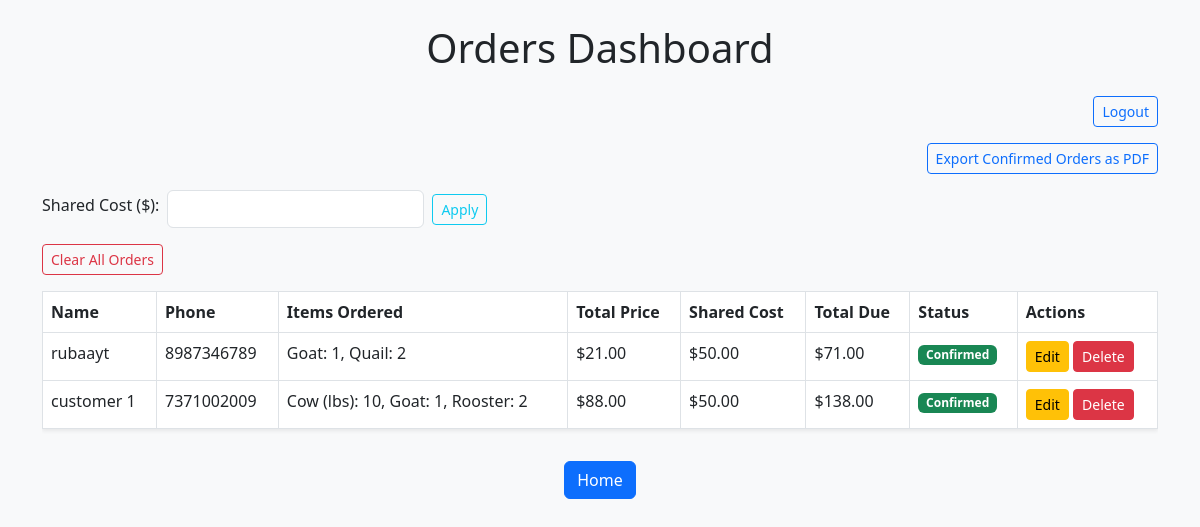
/dashboard (signed in), run on an earlier commit of the app's database.
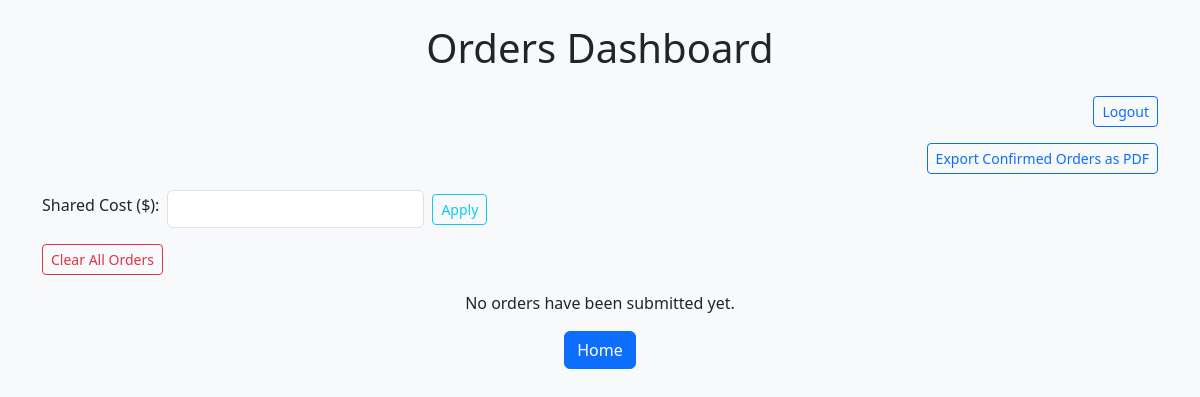
And on a later commit of the database.
### app.py (models this page shows)
class Order(db.Model):
    id = db.Column(db.Integer, primary_key=True)
    user_id = db.Column(db.Integer, db.ForeignKey('user.id'), nullable=False)
    items_ordered = db.Column(db.String(500), nullable=False)
    total_price_usd = db.Column(db.Float, nullable=False)
    status = db.Column(db.String(50), default='Pending')
    source = db.Column(db.String(20), default='regular')
    user = db.relationship('User', backref=db.backref('orders', lazy=True))

class User(db.Model):
    id = db.Column(db.Integer, primary_key=True)
    zelle_name = db.Column(db.String(120), nullable=False)
    phone = db.Column(db.String(20), unique=True, nullable=False)

### app.py (the view, shortened to what this page needs)
@app.route('/dashboard', methods=['GET', 'POST'])
def dashboard():
    orders = Order.query.filter_by(source="regular").all()
    shared_cost_cfg = Config.query.filter_by(key='shared_cost').first()
    shared_cost = shared_cost_cfg.value if shared_cost_cfg else 0
    num_orders = len(orders)
    shared_per_order = (shared_cost / num_orders) if num_orders else 0
    return render_template('dashboard.html', orders=orders, shared_per_order=shared_per_order, is_admin=session.get('admin', False))

### templates/dashboard.html (shortened to what this page needs)
<!doctype html>
<html lang="en">
<head>
    <link href="https://cdn.jsdelivr.net/npm/bootstrap@5.3.0/dist/css/bootstrap.min.css" rel="stylesheet">
</head>
<body class="bg-light">
    <div class="container py-4">
        <h1 class="text-center mb-4">Orders Dashboard</h1>
        {% if is_admin %}
        <div class="text-end mb-3">
            <a href="/logout" class="btn btn-outline-primary btn-sm">Logout</a>
        </div>
        <div class="text-end mb-3">
            <a href="/export_confirmed_pdf" class="btn btn-outline-primary btn-sm">Export Confirmed Orders as PDF</a>
        </div>
        <form method="POST" action="/dashboard" class="mb-3 d-flex align-items-center">
            <label for="shared_cost" class="form-label me-2">Shared Cost ($):</label>
            <input type="number" step="0.01" name="shared_cost" class="form-control w-auto me-2" required>
            <button type="submit" class="btn btn-outline-info btn-sm">Apply</button>
        </form>
        <form method="POST" action="/clear_orders" class="mb-3">
            <button type="submit" class="btn btn-outline-danger btn-sm">Clear All Orders</button>
        </form>
        {% endif %}
        {% if orders %}
        <div class="table-responsive">
            <table class="table table-bordered bg-white shadow-sm">
                <thead>
                    <tr>
                        <th>Name</th>
                        <th>Phone</th>
                        <th>Items Ordered</th>
                        <th>Total Price</th>
                        <th>Shared Cost</th>
                        <th>Total Due</th>
                        <th>Status</th>
                        {% if is_admin %}
                        <th>Actions</th>
                        {% endif %}
                    </tr>
                </thead>
                <tbody>
                    {% for order in orders %}
                    <tr>
                        <td>{{ order.user.zelle_name }}</td>
                        <td>{{ order.user.phone }}</td>
                        <td>{{ order.items_ordered }}</td>
                        <td>${{ "%.2f"|format(order.total_price_usd) }}</td>
                        <td>
                          {% if shared_per_order is defined %}
                            ${{ "%.2f"|format(shared_per_order) }}
                          {% else %}
                            —
                          {% endif %}
                        </td>
                        <td>
                          {% if shared_per_order is defined %}
                            ${{ "%.2f"|format(order.total_price_usd + shared_per_order) }}
                          {% else %}
                            ${{ "%.2f"|format(order.total_price_usd) }}
                          {% endif %}
                        </td>
                        <td>
                            {% if order.status == 'Confirmed' %}
                            <span class="badge bg-success">Confirmed</span>
                            {% else %}
                            <span class="badge bg-danger">Pending</span>
                            {% endif %}
                        </td>
                        {% if is_admin %}
                        <td>
                            <a href="/edit_order/{{ order.id }}" class="btn btn-sm btn-warning">Edit</a>
                            <form method="POST" action="/delete_order/{{ order.id }}" style="display:inline;">
                                <button type="submit" class="btn btn-sm btn-danger">Delete</button>
                            </form>
                        </td>
                        {% endif %}
                    </tr>
                    {% endfor %}
                </tbody>
            </table>
        </div>
        {% else %}
        <p class="text-center">No orders have been submitted yet.</p>
        {% endif %}
        <div class="text-center mt-3">
            <a href="/" class="btn btn-primary">Home</a>
        </div>
    </div>
</body>
</html>

What changed in the data, as far as the page shows it:
removed Order: user.zelle_name "rubaayt", user.phone "8987346789", items_ordered "Goat: 1, Quail: 2", total_price_usd "21.00", shared_per_order "50.00", order.total_price_usd+shared_per_order "71.00", status "Confirmed"
removed Order: user.zelle_name "customer 1", user.phone "7371002009", items_ordered "Cow (lbs): 10, Goat: 1, Rooster: 2", total_price_usd "88.00", shared_per_order "50.00", order.total_price_usd+shared_per_order "138.00", status "Confirmed"
Also different on the page:
text no longer shown: "Name Phone Items Ordered Total Price Shared Cost Total Due Status Actions"
text now shown: "No orders have been submitted yet."
